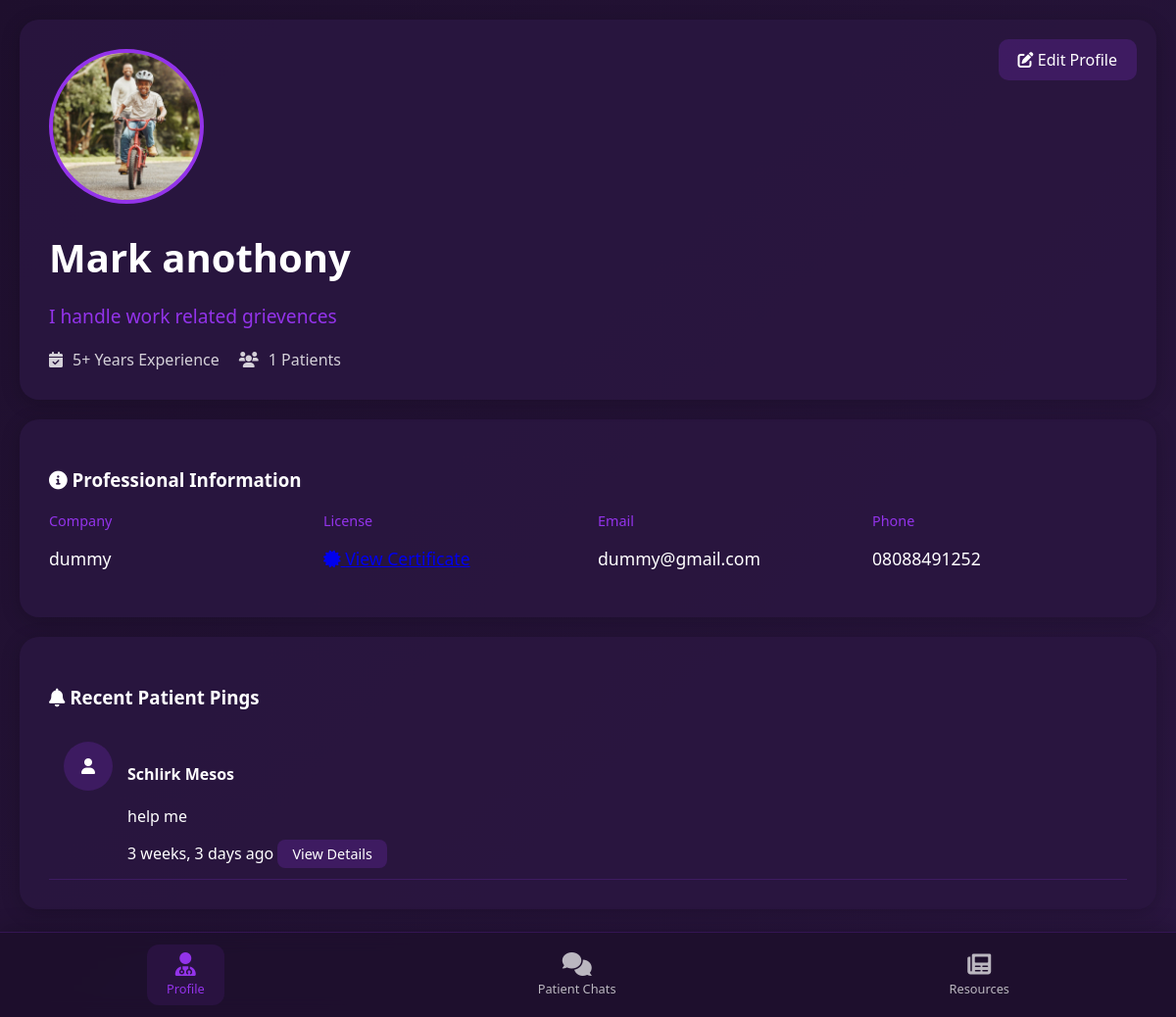
The app's page /auth/profile/therapist/ (signed in), older data.
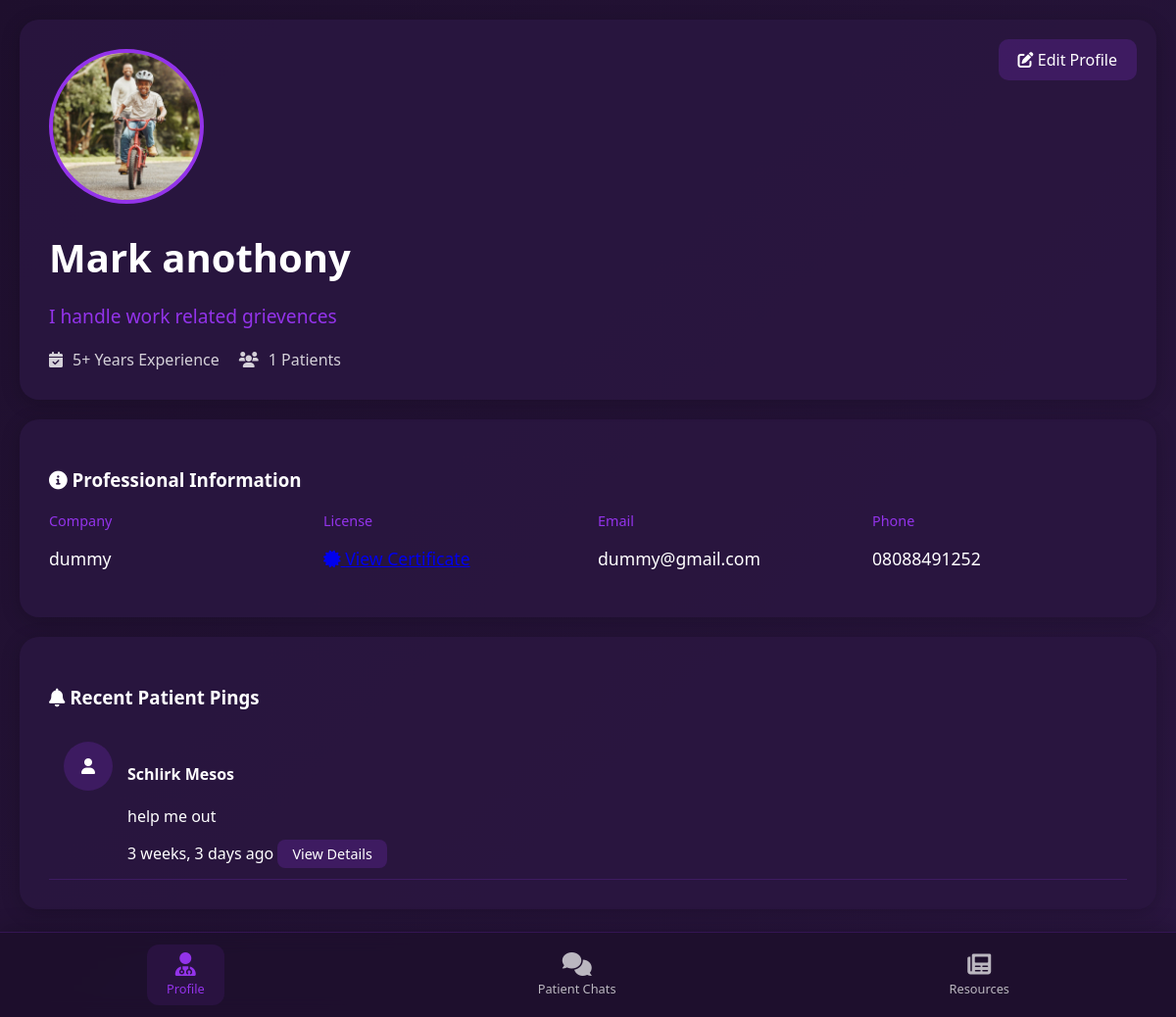
The same page, newer data.
### user_management/models.py (models this page shows, shortened)
class Ping(models.Model):
    therapist = models.ForeignKey(Therapist, on_delete=models.CASCADE, related_name='pings')
    user = models.ForeignKey(CustomUser, on_delete=models.CASCADE, related_name='pinged_therapists')
    timestamp = models.DateTimeField(auto_now_add=True)
    message = models.TextField(blank=True, null=True)
    last_message = models.DateTimeField(auto_now=True)
    class Meta:
        unique_together = ('therapist', 'user')

class CustomUser(AbstractBaseUser, PermissionsMixin):
    email = models.EmailField(unique=True)
    phone_number = models.CharField(max_length=15)
    company_name = models.CharField(max_length=255)
    legal_name = models.CharField(max_length=255)
    profile_pic = models.ImageField(upload_to='profile_pics/', default='default_pic.jpg')
    is_active = models.BooleanField(default=True)
    is_staff = models.BooleanField(default=False)
    groups = models.ManyToManyField(
        'auth.Group',
        related_name='custom_user_set',
        blank=True,
        verbose_name='groups',
        help_text='The groups this user belongs to.',
    )
    user_permissions = models.ManyToManyField(
        'auth.Permission',
        related_name='custom_user_set',
        blank=True,
        verbose_name='user permissions',
        help_text='Specific permissions for this user.',
    )
    objects = CustomUserManager()
    USERNAME_FIELD = 'email'
    REQUIRED_FIELDS = ['phone_number', 'company_name', 'legal_name']

### user_management/views.py (the view)
# urls.py: path('profile/therapist/', profile_page_therapist, name='profile_page_therapist'),
@login_required
def profile_page_therapist(request):
    therapist = request.user.therapist
    chat_partners_count = CustomUser.objects.filter(
        models.Q(chat_sent_messages__receiver=request.user) |
        models.Q(chat_received_messages__sender=request.user)
    ).distinct().count()
    context = {
        'therapist': therapist,
        'pings': Ping.objects.filter(therapist=therapist).order_by('-timestamp'),
        'chat_partners_count': chat_partners_count
    }
    return render(request, 'user_management/profile_page_therapist.html', context)

### user_management/templates/user_management/profile_page_therapist.html (shortened to what this page needs)
{% extends 'user_management/base_with_nav_therapist.html' %}
{% block content %}
<div class="profile-container">
    <div class="profile-header">
        <div class="profile-avatar" {% if therapist.user.profile_pic %}style="background-image: url('{{ therapist.user.profile_pic.url }}')"{% endif %}>
        </div>
        <div class="profile-info">
            <h1>{{ therapist.name }}</h1>
            <p class="subtitle">{{ therapist.expertise }}</p>
            <div class="quick-stats">
                <div class="stat">
                    <i class="fas fa-calendar-check"></i>
                    <span>{{ therapist.years_of_experience }}+ Years Experience</span>
                </div>
                <div class="stat">
                    <i class="fas fa-users"></i>
                    <span>{{ chat_partners_count }} Patients</span>
                </div>
            </div>
        </div>
        <a href="{% url 'edit_profile_therapist' %}" class="edit-profile-btn">
            <i class="fas fa-edit"></i> Edit Profile
        </a>
    </div>
    <div class="profile-content">
        <div class="profile-section">
            <div class="section-card">
                <h3><i class="fas fa-info-circle"></i> Professional Information</h3>
                <div class="info-grid">
                    <div class="info-item">
                        <label>Company</label>
                        <p>{{ therapist.user.company_name }}</p>
                    </div>
                    <div class="info-item">
                        <label>License</label>
                        <p><a href="{{ therapist.license_certificate.url }}" target="_blank" class="license-link">
                            <i class="fas fa-certificate"></i> View Certificate
                        </a></p>
                    </div>
                    <div class="info-item">
                        <label>Email</label>
                        <p>{{ therapist.user.email }}</p>
                    </div>
                    <div class="info-item">
                        <label>Phone</label>
                        <p>{{ therapist.user.phone_number }}</p>
                    </div>
                </div>
            </div>
        </div>
        <div class="profile-section">
            <div class="section-card">
                <h3><i class="fas fa-bell"></i> Recent Patient Pings</h3>
                <div class="pings-list">
                    {% for ping in pings %}
                    <div class="ping-card">
                        <div class="ping-avatar">
                            <i class="fas fa-user"></i>
                        </div>
                        <div class="ping-content">
                            <h4>{{ ping.user.legal_name }}</h4>
                            <p>{{ ping.message|truncatechars:100 }}</p>
                            <div class="ping-footer">
                                <span class="ping-time">{{ ping.timestamp|timesince }} ago</span>
                                <a href="{% url 'user_analytics' ping.user.id %}" class="view-details-btn">
                                    View Details
                                </a>
                            </div>
                        </div>
                    </div>
                    {% empty %}
                    <div class="no-pings">
                        <i class="fas fa-inbox"></i>
                        <p>No new pings</p>
                    </div>
                    {% endfor %}
                </div>
            </div>
        </div>
    </div>
</div>
{% endblock %}

Row changes from the older to the newer data that the page shows:
changed Ping "Schlirk Mesos": message "help me" → "help me out"
